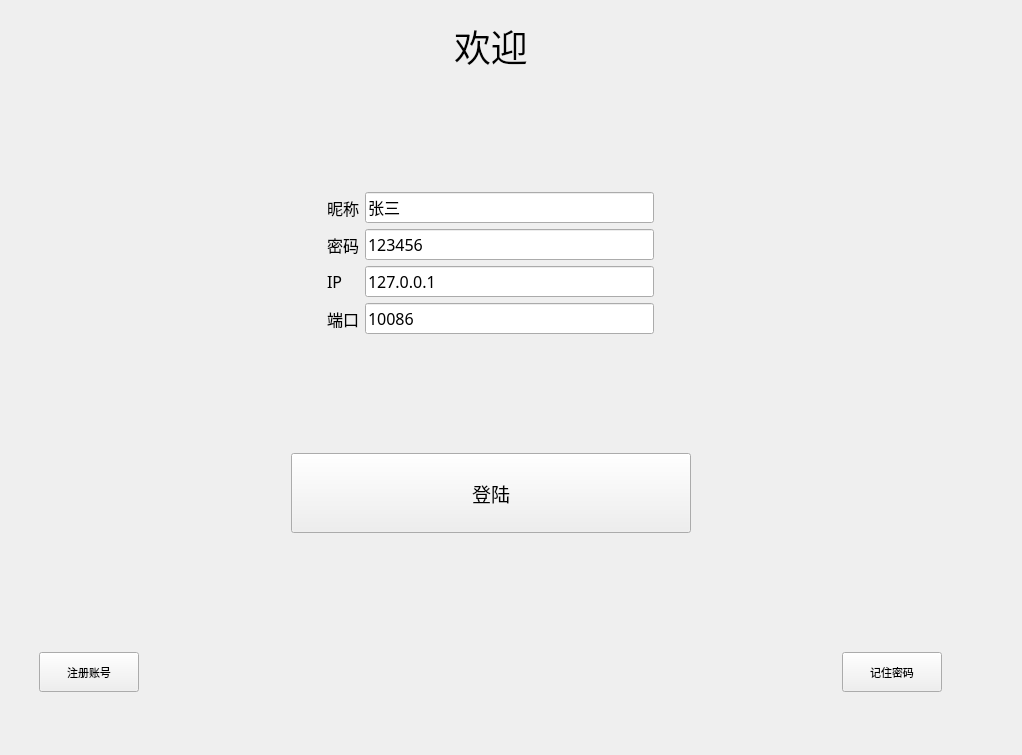
<?xml version="1.0" encoding="UTF-8"?>
<ui version="4.0">
 <class>login</class>
 <widget class="QWidget" name="login">
  <property name="geometry">
   <rect>
    <x>0</x>
    <y>0</y>
    <width>1022</width>
    <height>755</height>
   </rect>
  </property>
  <property name="windowTitle">
   <string>Form</string>
  </property>
  <widget class="QStackedWidget" name="stackedWidget">
   <property name="geometry">
    <rect>
     <x>30</x>
     <y>10</y>
     <width>921</width>
     <height>691</height>
    </rect>
   </property>
   <widget class="QWidget" name="page">
    <layout class="QVBoxLayout" name="verticalLayout">
     <item>
      <layout class="QHBoxLayout" name="horizontalLayout_7">
       <item>
        <spacer name="horizontalSpacer_11">
         <property name="orientation">
          <enum>Qt::Horizontal</enum>
         </property>
         <property name="sizeHint" stdset="0">
          <size>
           <width>40</width>
           <height>20</height>
          </size>
         </property>
        </spacer>
       </item>
       <item>
        <widget class="QLabel" name="label">
         <property name="font">
          <font>
           <family>楷体</family>
           <pointsize>28</pointsize>
          </font>
         </property>
         <property name="text">
          <string>欢迎</string>
         </property>
        </widget>
       </item>
       <item>
        <spacer name="horizontalSpacer_13">
         <property name="orientation">
          <enum>Qt::Horizontal</enum>
         </property>
         <property name="sizeHint" stdset="0">
          <size>
           <width>40</width>
           <height>20</height>
          </size>
         </property>
        </spacer>
       </item>
      </layout>
     </item>
     <item>
      <spacer name="verticalSpacer">
       <property name="orientation">
        <enum>Qt::Vertical</enum>
       </property>
       <property name="sizeHint" stdset="0">
        <size>
         <width>20</width>
         <height>40</height>
        </size>
       </property>
      </spacer>
     </item>
     <item>
      <layout class="QHBoxLayout" name="horizontalLayout_4">
       <item>
        <spacer name="horizontalSpacer_7">
         <property name="orientation">
          <enum>Qt::Horizontal</enum>
         </property>
         <property name="sizeHint" stdset="0">
          <size>
           <width>40</width>
           <height>20</height>
          </size>
         </property>
        </spacer>
       </item>
       <item>
        <widget class="QLabel" name="label_6">
         <property name="font">
          <font>
           <family>微软雅黑</family>
           <pointsize>12</pointsize>
          </font>
         </property>
         <property name="text">
          <string>昵称</string>
         </property>
        </widget>
       </item>
       <item>
        <widget class="QLineEdit" name="LineEdit_Name">
         <property name="font">
          <font>
           <family>微软雅黑</family>
           <pointsize>12</pointsize>
          </font>
         </property>
         <property name="text">
          <string>张三</string>
         </property>
        </widget>
       </item>
       <item>
        <spacer name="horizontalSpacer_3">
         <property name="orientation">
          <enum>Qt::Horizontal</enum>
         </property>
         <property name="sizeHint" stdset="0">
          <size>
           <width>40</width>
           <height>20</height>
          </size>
         </property>
        </spacer>
       </item>
      </layout>
     </item>
     <item>
      <layout class="QHBoxLayout" name="horizontalLayout_5">
       <item>
        <spacer name="horizontalSpacer_8">
         <property name="orientation">
          <enum>Qt::Horizontal</enum>
         </property>
         <property name="sizeHint" stdset="0">
          <size>
           <width>40</width>
           <height>20</height>
          </size>
         </property>
        </spacer>
       </item>
       <item>
        <widget class="QLabel" name="label_7">
         <property name="font">
          <font>
           <family>微软雅黑</family>
           <pointsize>12</pointsize>
          </font>
         </property>
         <property name="text">
          <string>密码</string>
         </property>
        </widget>
       </item>
       <item>
        <widget class="QLineEdit" name="Lineedit_password">
         <property name="font">
          <font>
           <family>微软雅黑</family>
           <pointsize>12</pointsize>
          </font>
         </property>
         <property name="text">
          <string>123456</string>
         </property>
        </widget>
       </item>
       <item>
        <spacer name="horizontalSpacer_4">
         <property name="orientation">
          <enum>Qt::Horizontal</enum>
         </property>
         <property name="sizeHint" stdset="0">
          <size>
           <width>40</width>
           <height>20</height>
          </size>
         </property>
        </spacer>
       </item>
      </layout>
     </item>
     <item>
      <layout class="QHBoxLayout" name="horizontalLayout_2">
       <item>
        <spacer name="horizontalSpacer_9">
         <property name="orientation">
          <enum>Qt::Horizontal</enum>
         </property>
         <property name="sizeHint" stdset="0">
          <size>
           <width>40</width>
           <height>20</height>
          </size>
         </property>
        </spacer>
       </item>
       <item>
        <widget class="QLabel" name="label_3">
         <property name="font">
          <font>
           <family>微软雅黑</family>
           <pointsize>12</pointsize>
          </font>
         </property>
         <property name="text">
          <string>IP    </string>
         </property>
        </widget>
       </item>
       <item>
        <widget class="QLineEdit" name="LineEdit_IP">
         <property name="font">
          <font>
           <family>微软雅黑</family>
           <pointsize>12</pointsize>
          </font>
         </property>
         <property name="text">
          <string>127.0.0.1</string>
         </property>
         <property name="maxLength">
          <number>15</number>
         </property>
        </widget>
       </item>
       <item>
        <spacer name="horizontalSpacer_5">
         <property name="orientation">
          <enum>Qt::Horizontal</enum>
         </property>
         <property name="sizeHint" stdset="0">
          <size>
           <width>40</width>
           <height>20</height>
          </size>
         </property>
        </spacer>
       </item>
      </layout>
     </item>
     <item>
      <layout class="QHBoxLayout" name="horizontalLayout_3">
       <item>
        <spacer name="horizontalSpacer_10">
         <property name="orientation">
          <enum>Qt::Horizontal</enum>
         </property>
         <property name="sizeHint" stdset="0">
          <size>
           <width>40</width>
           <height>20</height>
          </size>
         </property>
        </spacer>
       </item>
       <item>
        <widget class="QLabel" name="label_4">
         <property name="font">
          <font>
           <family>微软雅黑</family>
           <pointsize>12</pointsize>
          </font>
         </property>
         <property name="text">
          <string>端口</string>
         </property>
        </widget>
       </item>
       <item>
        <widget class="QLineEdit" name="LineEdit_Port">
         <property name="font">
          <font>
           <family>微软雅黑</family>
           <pointsize>12</pointsize>
          </font>
         </property>
         <property name="text">
          <string>10086</string>
         </property>
         <property name="maxLength">
          <number>5</number>
         </property>
         <property name="echoMode">
          <enum>QLineEdit::Normal</enum>
         </property>
        </widget>
       </item>
       <item>
        <spacer name="horizontalSpacer_6">
         <property name="orientation">
          <enum>Qt::Horizontal</enum>
         </property>
         <property name="sizeHint" stdset="0">
          <size>
           <width>40</width>
           <height>20</height>
          </size>
         </property>
        </spacer>
       </item>
      </layout>
     </item>
     <item>
      <spacer name="verticalSpacer_4">
       <property name="orientation">
        <enum>Qt::Vertical</enum>
       </property>
       <property name="sizeHint" stdset="0">
        <size>
         <width>20</width>
         <height>40</height>
        </size>
       </property>
      </spacer>
     </item>
     <item>
      <layout class="QHBoxLayout" name="horizontalLayout_6">
       <item>
        <spacer name="horizontalSpacer">
         <property name="orientation">
          <enum>Qt::Horizontal</enum>
         </property>
         <property name="sizeHint" stdset="0">
          <size>
           <width>40</width>
           <height>20</height>
          </size>
         </property>
        </spacer>
       </item>
       <item>
        <widget class="QPushButton" name="btnLogin">
         <property name="minimumSize">
          <size>
           <width>400</width>
           <height>80</height>
          </size>
         </property>
         <property name="maximumSize">
          <size>
           <width>400</width>
           <height>80</height>
          </size>
         </property>
         <property name="font">
          <font>
           <family>楷体</family>
           <pointsize>14</pointsize>
          </font>
         </property>
         <property name="text">
          <string>登陆</string>
         </property>
        </widget>
       </item>
       <item>
        <spacer name="horizontalSpacer_2">
         <property name="orientation">
          <enum>Qt::Horizontal</enum>
         </property>
         <property name="sizeHint" stdset="0">
          <size>
           <width>40</width>
           <height>20</height>
          </size>
         </property>
        </spacer>
       </item>
      </layout>
     </item>
     <item>
      <spacer name="verticalSpacer_5">
       <property name="orientation">
        <enum>Qt::Vertical</enum>
       </property>
       <property name="sizeHint" stdset="0">
        <size>
         <width>20</width>
         <height>40</height>
        </size>
       </property>
      </spacer>
     </item>
     <item>
      <layout class="QHBoxLayout" name="horizontalLayout">
       <item>
        <widget class="QPushButton" name="pushButton">
         <property name="minimumSize">
          <size>
           <width>100</width>
           <height>40</height>
          </size>
         </property>
         <property name="maximumSize">
          <size>
           <width>100</width>
           <height>40</height>
          </size>
         </property>
         <property name="font">
          <font>
           <family>新宋体</family>
           <pointsize>8</pointsize>
          </font>
         </property>
         <property name="text">
          <string>注册账号</string>
         </property>
        </widget>
       </item>
       <item>
        <spacer name="horizontalSpacer_12">
         <property name="orientation">
          <enum>Qt::Horizontal</enum>
         </property>
         <property name="sizeHint" stdset="0">
          <size>
           <width>40</width>
           <height>20</height>
          </size>
         </property>
        </spacer>
       </item>
       <item>
        <widget class="QPushButton" name="pushButton_2">
         <property name="minimumSize">
          <size>
           <width>100</width>
           <height>40</height>
          </size>
         </property>
         <property name="maximumSize">
          <size>
           <width>100</width>
           <height>40</height>
          </size>
         </property>
         <property name="font">
          <font>
           <family>新宋体</family>
           <pointsize>8</pointsize>
          </font>
         </property>
         <property name="text">
          <string>记住密码</string>
         </property>
        </widget>
       </item>
      </layout>
     </item>
    </layout>
   </widget>
   <widget class="QWidget" name="page_2"/>
  </widget>
 </widget>
 <resources/>
 <connections/>
</ui>
